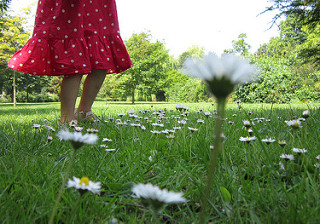
#> input picture dataset/daisy/10391248763_1d16681106_n.jpg, 320 x 224 px, found by its file name; its folder holds only this picture in this run
$ python generateNumpyFiles.py
#> lines starting #> are read from the running program, lines starting #| are printed output that depends on the picture
# IMPORT
import os
from PIL import Image
import numpy as np
from tqdm import tqdm

"""
# Classe permettant de convertir notre dataset d'images en tableaux Numpy
"""


def launchConversion(pathData, pathNumpy, resizeImg, imgSize):
    """
    # Permet de lancer la conversion des images en tableau numpy
    :param pathData: chemin ou sont les
    :param pathNumpy:
    :param resizeImg:
    :param imgSize:
    """
#> called with pathData = '.\\dataset', pathNumpy = '.\\numpy', resizeImg = True, imgSize = (50, 50)

    #Pour chaque classe
    for flowerClasse in os.listdir(pathData):
        pathFlower = pathData + '\\' + flowerClasse
        imgs = []

        #Pour chaque image d'une classe, on la charge, resize et transforme en tableau
        for imgFlower in tqdm(os.listdir(pathFlower), "Conversion de la classe : '{}'".format(flowerClasse)):
            imgFlowerPath = pathFlower + '\\' + imgFlower
            img = Image.open(imgFlowerPath)
#> img is the input picture: PIL image 320x224 RGB; mean R, G, B 117, 128, 87.3
            img.load()
            if resizeImg == True:
                img = img.resize(size=imgSize)
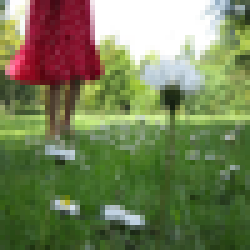
#> img: PIL image 50x50 RGB (shown 5 times larger); mean R, G, B 117, 128, 87.3

            data = np.asarray(img, dtype=np.float32)
            imgs.append(data)

        #Converti les gradients de pixels (allant de 0 à 255) vers des gradients compris entre 0 et 1
        imgs = np.asarray(imgs) / 255.

        #Enregistre une classe entiere en un fichier numpy
        np.save(pathNumpy + '\\ ' + flowerClasse + '.npy', imgs)
#> pass 2 of the loop in launchConversion, `for flowerClasse in os.listdir(pathData):`:
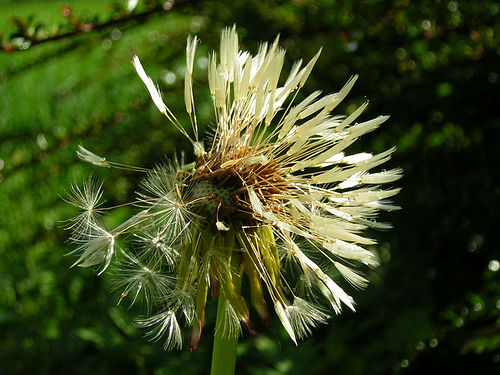
#> input picture dataset/dandelion/10683189_bd6e371b97.jpg, 500 x 375 px, found by its file name
#> in launchConversion, img is the input picture: PIL image 500x375 RGB; mean R, G, B 61.1, 73.6, 31
#> in launchConversion, `img = img.resize(size=imgSize)`:
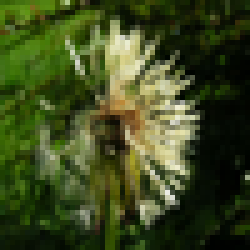
#> img: PIL image 50x50 RGB (shown 5 times larger); mean R, G, B 61.1, 73.6, 31


def main():
    """
    # Fonction main
    """

    pathNumpy = '.\\numpy'
    pathData = '.\\dataset'
    resizeImg = True
    imgSize = (50, 50)
    launchConversion(pathData, pathNumpy, resizeImg, imgSize)


if __name__ == '__main__':
    """
    # MAIN
    """
    main()
